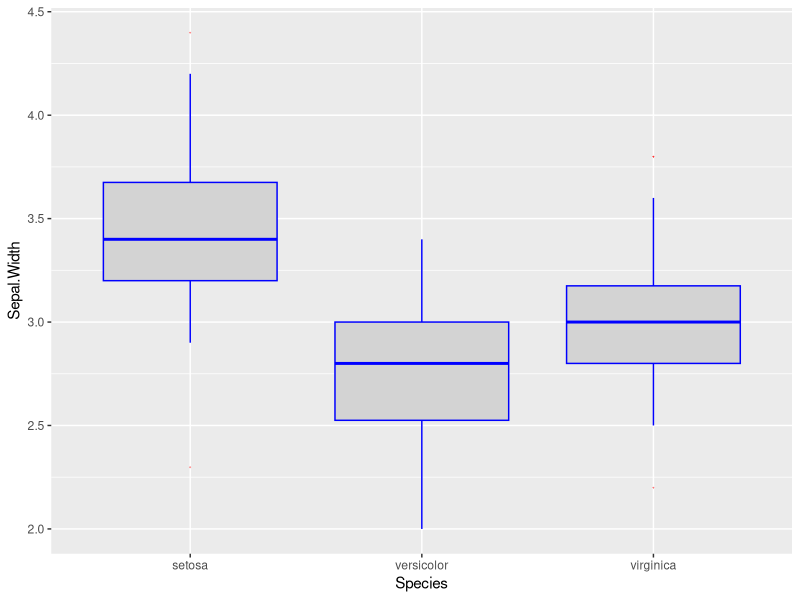

Source code (R):
# Charger la bibliothèque ggplot2
  library(ggplot2)
  
  # Créer le graphique de boîte à moustaches avec des points aberrants modifiés
  ggplot(iris, aes(x = Species, y = Sepal.Width)) +
    geom_boxplot(color = "blue", fill = "lightgray", outlier.color = "red",  # a. Remplacer la couleur des points aberrants par le rouge
                 outlier.shape = "+",  # b. Remplacer le symbole des points aberrants par '+'
                 outlier.size = 0.8)  # c. Définir la taille des points aberrants sur 0.8
  